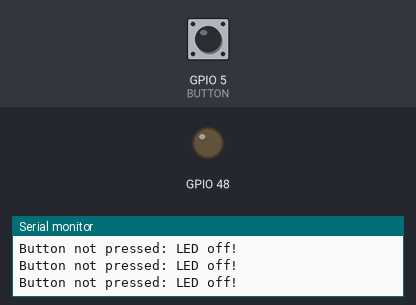
Simulated run of this program. Board: ESP32-S3. On the bench: output pins drawn as LEDs (lit = HIGH), the last lines printed to the serial monitor. Inputs (shaded band) come from the test bench; at power-on: GPIO 5 (BUTTON) HIGH.

Above: at 1.2 s.
1.3 s: GPIO 5 (BUTTON) pulled LOW for 0.15 s
At 1.4 s:
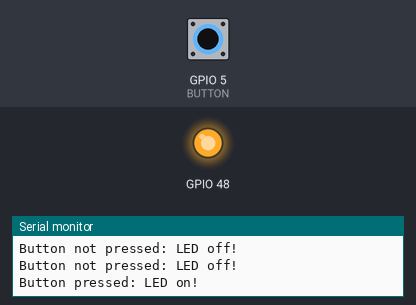
3.0 s: GPIO 5 (BUTTON) pulled LOW for 3.2 s
At 6.9 s:
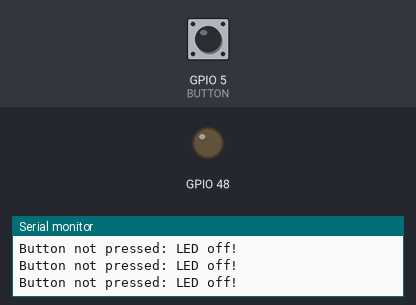
Timing chart, 0 to 8.4 s (numbered marks = the images above; inputs shaded):
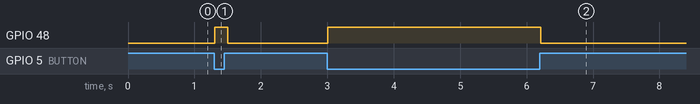

Measured:
- after the input at 1.3 s, GPIO 48: LOW → HIGH at once, → LOW 0.20 s later
- after the input at 3.0 s, GPIO 48: LOW → HIGH at once, → LOW 3.2 s later

The program:

main.cpp
```cpp
#include <Arduino.h>

#define BUTTON 5

int btn = 0;

void setup() {
  Serial.begin(9600);

  // Button (ADC) Testing
  pinMode(LED_BUILTIN, OUTPUT);
  pinMode(BUTTON, INPUT_PULLUP);
}

void loop() {
  // Button (ADC) Testing
  btn = digitalRead(BUTTON);
  if (btn == HIGH)
  {
    digitalWrite(LED_BUILTIN, LOW);
    Serial.println("Button not pressed: LED off!");
  }
  else
  {
    digitalWrite(LED_BUILTIN, HIGH);
    Serial.println("Button pressed: LED on!");
  }
  delay(100);
}
```
